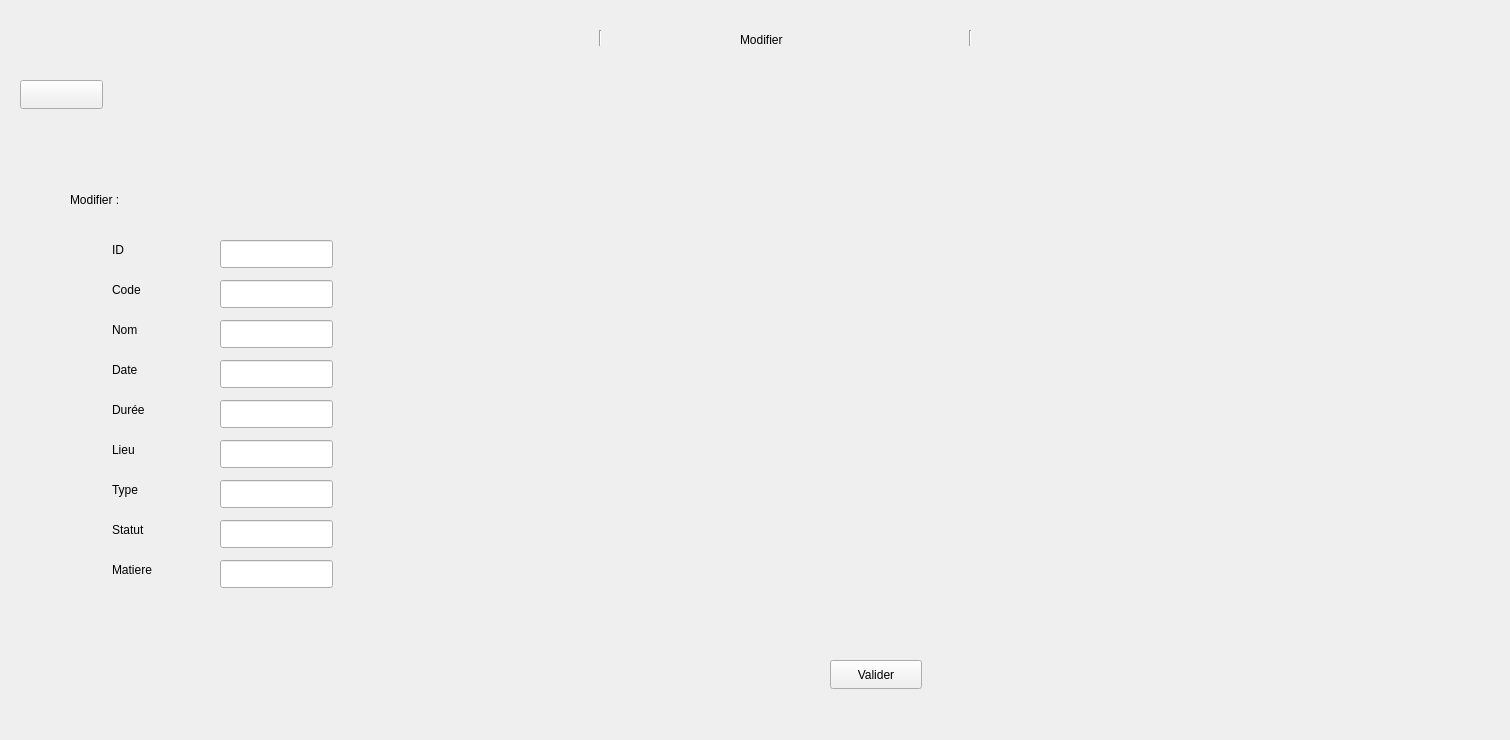
        <widget class="QWidget" name="page_15">
         <widget class="QFrame" name="frame_39">
          <property name="geometry">
           <rect>
            <x>10</x>
            <y>20</y>
            <width>1491</width>
            <height>711</height>
           </rect>
          </property>
          <property name="styleSheet">
           <string notr="true"/>
          </property>
          <property name="frameShape">
           <enum>QFrame::NoFrame</enum>
          </property>
          <widget class="QFrame" name="frame_40">
           <property name="geometry">
            <rect>
             <x>0</x>
             <y>0</y>
             <width>1491</width>
             <height>41</height>
            </rect>
           </property>
           <property name="styleSheet">
            <string notr="true"/>
           </property>
           <property name="frameShape">
            <enum>QFrame::NoFrame</enum>
           </property>
           <widget class="QLabel" name="label_98">
            <property name="geometry">
             <rect>
              <x>730</x>
              <y>10</y>
              <width>81</width>
              <height>20</height>
             </rect>
            </property>
            <property name="text">
             <string>Modifier</string>
            </property>
           </widget>
           <widget class="Line" name="line_25">
            <property name="geometry">
             <rect>
              <x>470</x>
              <y>10</y>
              <width>241</width>
              <height>16</height>
             </rect>
            </property>
            <property name="orientation">
             <enum>Qt::Vertical</enum>
            </property>
           </widget>
           <widget class="Line" name="line_26">
            <property name="geometry">
             <rect>
              <x>840</x>
              <y>10</y>
              <width>241</width>
              <height>16</height>
             </rect>
            </property>
            <property name="orientation">
             <enum>Qt::Vertical</enum>
            </property>
           </widget>
          </widget>
          <widget class="QStackedWidget" name="stackedWidget_6">
           <property name="geometry">
            <rect>
             <x>10</x>
             <y>50</y>
             <width>1461</width>
             <height>651</height>
            </rect>
           </property>
           <property name="currentIndex">
            <number>0</number>
           </property>
           <widget class="QWidget" name="page_19">
            <widget class="QLineEdit" name="lineEdit_45">
             <property name="geometry">
              <rect>
               <x>200</x>
               <y>410</y>
               <width>113</width>
               <height>28</height>
              </rect>
             </property>
             <property name="styleSheet">
              <string notr="true"/>
             </property>
            </widget>
            <widget class="QLabel" name="label_99">
             <property name="geometry">
              <rect>
               <x>92</x>
               <y>250</y>
               <width>91</width>
               <height>20</height>
              </rect>
             </property>
             <property name="text">
              <string>Nom</string>
             </property>
            </widget>
            <widget class="QLabel" name="label_100">
             <property name="geometry">
              <rect>
               <x>92</x>
               <y>370</y>
               <width>91</width>
               <height>20</height>
              </rect>
             </property>
             <property name="text">
              <string>Lieu</string>
             </property>
            </widget>
            <widget class="QLineEdit" name="lineEdit_55">
             <property name="geometry">
              <rect>
               <x>200</x>
               <y>450</y>
               <width>113</width>
               <height>28</height>
              </rect>
             </property>
             <property name="styleSheet">
              <string notr="true"/>
             </property>
            </widget>
            <widget class="QLineEdit" name="lineEdit_56">
             <property name="geometry">
              <rect>
               <x>200</x>
               <y>370</y>
               <width>113</width>
               <height>28</height>
              </rect>
             </property>
             <property name="styleSheet">
              <string notr="true"/>
             </property>
            </widget>
            <widget class="QLabel" name="label_101">
             <property name="geometry">
              <rect>
               <x>92</x>
               <y>330</y>
               <width>91</width>
               <height>20</height>
              </rect>
             </property>
             <property name="text">
              <string>Durée</string>
             </property>
            </widget>
            <widget class="QLabel" name="label_102">
             <property name="geometry">
              <rect>
               <x>92</x>
               <y>210</y>
               <width>91</width>
               <height>20</height>
              </rect>
             </property>
             <property name="text">
              <string>Code</string>
             </property>
            </widget>
            <widget class="QLineEdit" name="lineEdit_57">
             <property name="geometry">
              <rect>
               <x>200</x>
               <y>170</y>
               <width>113</width>
               <height>28</height>
              </rect>
             </property>
             <property name="styleSheet">
              <string notr="true"/>
             </property>
            </widget>
            <widget class="QLineEdit" name="lineEdit_58">
             <property name="geometry">
              <rect>
               <x>200</x>
               <y>210</y>
               <width>113</width>
               <height>28</height>
              </rect>
             </property>
             <property name="styleSheet">
              <string notr="true"/>
             </property>
            </widget>
            <widget class="QLineEdit" name="lineEdit_59">
             <property name="geometry">
              <rect>
               <x>200</x>
               <y>330</y>
               <width>113</width>
               <height>28</height>
              </rect>
             </property>
             <property name="styleSheet">
              <string notr="true"/>
             </property>
            </widget>
            <widget class="QLabel" name="label_103">
             <property name="geometry">
              <rect>
               <x>92</x>
               <y>450</y>
               <width>91</width>
               <height>20</height>
              </rect>
             </property>
             <property name="text">
              <string>Statut</string>
             </property>
            </widget>
            <widget class="QLabel" name="label_104">
             <property name="geometry">
              <rect>
               <x>50</x>
               <y>120</y>
               <width>71</width>
               <height>20</height>
              </rect>
             </property>
             <property name="text">
              <string>Modifier :</string>
             </property>
            </widget>
            <widget class="QLabel" name="label_105">
             <property name="geometry">
              <rect>
               <x>92</x>
               <y>410</y>
               <width>91</width>
               <height>20</height>
              </rect>
             </property>
             <property name="text">
              <string>Type</string>
             </property>
            </widget>
            <widget class="QLabel" name="label_106">
             <property name="geometry">
              <rect>
               <x>92</x>
               <y>290</y>
               <width>91</width>
               <height>20</height>
              </rect>
             </property>
             <property name="text">
              <string>Date</string>
             </property>
            </widget>
            <widget class="QLineEdit" name="lineEdit_60">
             <property name="geometry">
              <rect>
               <x>200</x>
               <y>250</y>
               <width>113</width>
               <height>28</height>
              </rect>
             </property>
             <property name="styleSheet">
              <string notr="true"/>
             </property>
            </widget>
            <widget class="QLabel" name="label_107">
             <property name="geometry">
              <rect>
               <x>92</x>
               <y>170</y>
               <width>91</width>
               <height>20</height>
              </rect>
             </property>
             <property name="text">
              <string>ID</string>
             </property>
            </widget>
            <widget class="QLineEdit" name="lineEdit_61">
             <property name="geometry">
              <rect>
               <x>200</x>
               <y>290</y>
               <width>113</width>
               <height>28</height>
              </rect>
             </property>
             <property name="styleSheet">
              <string notr="true"/>
             </property>
            </widget>
            <widget class="QPushButton" name="pushButton_75">
             <property name="geometry">
              <rect>
               <x>810</x>
               <y>590</y>
               <width>92</width>
               <height>29</height>
              </rect>
             </property>
             <property name="text">
              <string>Valider</string>
             </property>
            </widget>
            <widget class="QPushButton" name="pushButton_76">
             <property name="geometry">
              <rect>
               <x>0</x>
               <y>10</y>
               <width>83</width>
               <height>29</height>
              </rect>
             </property>
             <property name="text">
              <string/>
             </property>
             <property name="icon">
              <iconset theme="QIcon::ThemeIcon::EditUndo">
               <normaloff>../../../../GExamen/GExamen</normaloff>../../../../GExamen/GExamen</iconset>
             </property>
            </widget>
            <widget class="QLabel" name="label_118">
             <property name="geometry">
              <rect>
               <x>92</x>
               <y>490</y>
               <width>91</width>
               <height>20</height>
              </rect>
             </property>
             <property name="text">
              <string>Matiere</string>
             </property>
            </widget>
            <widget class="QLineEdit" name="lineEdit_86">
             <property name="geometry">
              <rect>
               <x>200</x>
               <y>490</y>
               <width>113</width>
               <height>28</height>
              </rect>
             </property>
             <property name="styleSheet">
              <string notr="true"/>
             </property>
            </widget>
           </widget>
          </widget>
         </widget>
        </widget>
